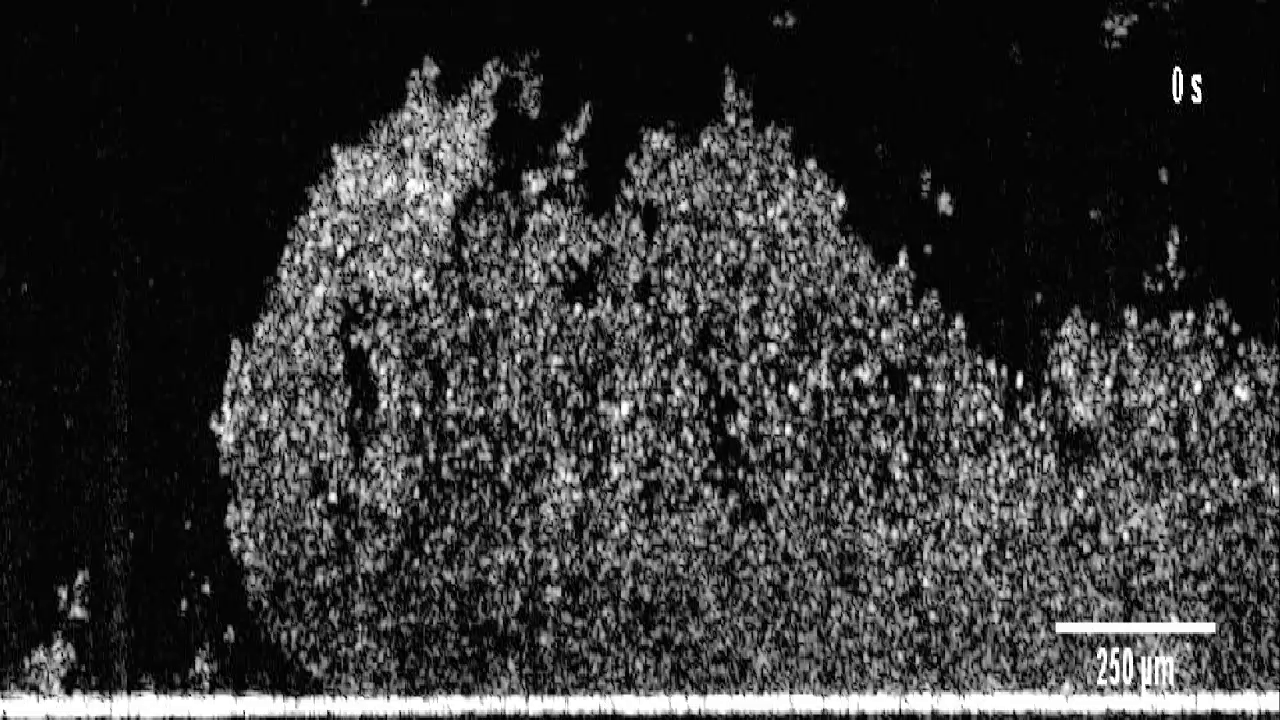
#> input picture frame 0 of examples/biofilms/benchmarks/blauert/biofilm_preprocessing/1-s2.0-S0043135418307000-mmc1.mp4, 1280 x 720 px
$ python extract_front_displacement_from_video.py
#> lines starting #> are read from the running program, lines starting #| are printed output that depends on the picture; after the words box and inside, x2 and y2 are one past the last pixel; in counts of white or black regions, pixels touching at a corner belong together
"""
Extract a simple experimental deformation timeseries from the Blauert et al. (2015)
supplementary video (mmc1).

We segment the biofilm (Otsu threshold + morphology), then track an upstream/front
position as a left-quantile of mask pixels. Pixel units are converted to micrometers
using the 250 um scale bar visible in the video frames.

Outputs
-------
* CSV timeseries: `t_s, frame, x_front_px, x_front_um, dx_front_um, ...`
* Initial polygon CSV (optional): simplified outer contour from frame 0 in millimeters.

This script is intended as a robust, reproducible extractor for model-vs-video
validation; it is not an exact replica of the ImageJ workflow described in the paper.
"""

from __future__ import annotations

import argparse
import math
from pathlib import Path

import cv2
import numpy as np


def _parse_float_list(s: str) -> list[float]:
    parts = [p.strip() for p in str(s).split(",") if p.strip()]
    return [float(p) for p in parts]


# [54 lines left out: functions _read_polygon_mm, _contour_roi_from_polygon_mm, _crop_mask_to_mm_roi, not called in this run]


def _detect_scale_bar_px(
    gray: np.ndarray,
    *,
    scale_bar_um: float,
    roi_y0_frac: float = 0.65,
    roi_x0_frac: float = 0.55,
    thresh: int = 240,
    max_h_px: int = 35,
) -> tuple[int, float]:
    """
    Detect the horizontal white scale bar and return (bar_width_px, px_size_um).

    Implementation notes
    --------------------
    The Blauert video renders the scale bar and a "250 µm" label in pure white.
    We use a bottom-right ROI with a high threshold to isolate overlays, then
    estimate the bar length via connected components with simple shape filters.
    This is robust for the mmc1 clip and avoids confusing the bright substrate
    band with the scale bar.
    """
    g = np.asarray(gray, dtype=np.uint8)
    h, w = g.shape
    y0 = int(max(0, min(h - 1, math.floor(float(roi_y0_frac) * float(h)))))
    x0 = int(max(0, min(w - 1, math.floor(float(roi_x0_frac) * float(w)))))
    roi = g[y0:h, x0:w]

    _, bw = cv2.threshold(roi, int(thresh), 255, cv2.THRESH_BINARY)
    bw = cv2.morphologyEx(bw, cv2.MORPH_CLOSE, np.ones((3, 3), np.uint8), iterations=2)

    best_w = 0
    # Primary: connected components in the ROI.
    try:
        n, _labels, stats, _ = cv2.connectedComponentsWithStats(bw, connectivity=8)
        for i in range(1, n):
            _x, y, wi, hi, area = stats[i]
            if int(area) < 200:
                continue
            # Reject tall blobs (label blocks / glare) and very bottom components
            # that often correspond to the bright substrate band.
            if int(hi) > int(max_h_px):
                continue
            if int(y) >= int(0.9 * float(bw.shape[0])):
                continue
            best_w = max(best_w, int(wi))
    except Exception:
        best_w = 0

    if best_w <= 0:
        raise RuntimeError("Failed to detect scale bar (no suitable component).")

    px_size_um = float(scale_bar_um) / float(best_w)
    return int(best_w), float(px_size_um)


def _detect_substrate_row(gray: np.ndarray, *, mean_thresh: float = 180.0, search_frac: float = 0.25) -> int:
    """
    Detect the bright horizontal substrate line near the bottom of the frame.

    Returns the **top** row index of the bright substrate band (so y=0 corresponds
    to the fluid-facing substrate surface, not the bottom of the bright line).
    """
    g = np.asarray(gray, dtype=np.uint8)
    h = int(g.shape[0])
    y_start = int(max(0, math.floor((1.0 - float(search_frac)) * float(h))))
    row_mean = g.mean(axis=1)
    y_bottom = None
    for y in range(h - 1, y_start - 1, -1):
        if float(row_mean[y]) >= float(mean_thresh):
            y_bottom = int(y)
            break
    if y_bottom is None:
        return int(h - 1)

    y_top = int(y_bottom)
    for y in range(y_bottom - 1, y_start - 1, -1):
        if float(row_mean[y]) >= float(mean_thresh):
            y_top = int(y)
        else:
            break
    return int(y_top)


def _overlay_rects_for_blauert_video(gray: np.ndarray, *, scale_bar_pad_px: int = 12) -> list[tuple[int, int, int, int]]:
    """
    Return rectangular regions that contain video overlays (scale bar + time label).

    These overlays are rendered as pure white pixels and can pollute Otsu
    thresholding / morphology by getting connected to the biofilm mask.
    """
    g = np.asarray(gray, dtype=np.uint8)
    h, w = g.shape

    rects: list[tuple[int, int, int, int]] = []

    # Time label is always in the top-right corner.
    rects.append((int(0.86 * w), 0, w, int(0.22 * h)))

    # Scale-bar region: start from a generous bottom-right ROI. We keep this simple
    # and robust (no fragile text parsing).
    rects.append((int(0.72 * w), int(0.78 * h), w, int(0.96 * h)))

    # Also include a tight rectangle around the detected scale bar line if present.
    try:
        roi_y0 = int(math.floor(0.65 * h))
        roi_x0 = int(math.floor(0.55 * w))
        roi = g[roi_y0:h, roi_x0:w]
        _, bw = cv2.threshold(roi, 240, 255, cv2.THRESH_BINARY)
        bw = cv2.morphologyEx(bw, cv2.MORPH_CLOSE, np.ones((3, 3), np.uint8), iterations=2)
        n, _labels, stats, _ = cv2.connectedComponentsWithStats(bw, connectivity=8)
        best = None
        best_w = 0
        for i in range(1, n):
            x, y, wi, hi, area = stats[i]
            if int(hi) > 35:
                continue
            if int(area) < 200:
                continue
            if int(wi) > int(best_w):
                best_w = int(wi)
                best = (int(x), int(y), int(wi), int(hi))
        if best is not None:
            x, y, wi, hi = best
            x0 = max(0, roi_x0 + x - int(scale_bar_pad_px))
            y0 = max(0, roi_y0 + y - int(scale_bar_pad_px))
            x1 = min(w, roi_x0 + x + wi + int(scale_bar_pad_px))
            # Extend downwards to include the "250 µm" label under the bar.
            y1 = min(h, roi_y0 + y + hi + int(scale_bar_pad_px) + 60)
            rects.append((int(x0), int(y0), int(x1), int(y1)))
    except Exception:
        pass

    # Clip + de-duplicate.
    uniq: set[tuple[int, int, int, int]] = set()
    for x0, y0, x1, y1 in rects:
        x0 = max(0, min(int(w), int(x0)))
        x1 = max(0, min(int(w), int(x1)))
        y0 = max(0, min(int(h), int(y0)))
        y1 = max(0, min(int(h), int(y1)))
        if x1 <= x0 or y1 <= y0:
            continue
        uniq.add((x0, y0, x1, y1))
    return sorted(list(uniq))


def _fill_holes_u8(mask_u8: np.ndarray) -> np.ndarray:
    """Fill holes in a binary mask (0/255) using flood fill from the border."""
    m = (np.asarray(mask_u8, dtype=np.uint8) > 0).astype(np.uint8) * 255
    h, w = m.shape

    seed = None
    for (sx, sy) in ((0, 0), (w - 1, 0), (0, h - 1), (w - 1, h - 1)):
        if m[int(sy), int(sx)] == 0:
            seed = (int(sx), int(sy))
            break
    if seed is None:
        return m

    flood = m.copy()
    flood_mask = np.zeros((h + 2, w + 2), dtype=np.uint8)
    cv2.floodFill(flood, flood_mask, seedPoint=seed, newVal=255)
    flood_inv = cv2.bitwise_not(flood)
    return cv2.bitwise_or(m, flood_inv)


def _largest_component_u8(mask_u8: np.ndarray, *, min_area: int) -> np.ndarray:
    """Keep only the largest connected component (as 0/255 uint8). Returns empty mask if none."""
    m = (np.asarray(mask_u8, dtype=np.uint8) > 0).astype(np.uint8)
    n, labels, stats, _ = cv2.connectedComponentsWithStats(m, connectivity=8)
    if n <= 1:
        return np.zeros_like(mask_u8, dtype=np.uint8)

    areas = stats[1:, cv2.CC_STAT_AREA].astype(int)
    idx = 1 + int(np.argmax(areas))
    if int(stats[idx, cv2.CC_STAT_AREA]) < int(min_area):
        return np.zeros_like(mask_u8, dtype=np.uint8)
    return (labels == idx).astype(np.uint8) * 255


def _segment_biofilm(
    frame_bgr: np.ndarray,
    *,
    bottom_trim_px: int,
    blur_sigma: float,
    close_radius_px: int,
    close_iters: int,
    fill_holes: bool,
    min_area_px: int,
    y_base_override: int | None = None,
    fixed_threshold: float | None = None,
    overlay_rects: list[tuple[int, int, int, int]] | None = None,
    overlay_thresh: int = 240,
) -> tuple[np.ndarray, int]:
    """
    Segment the biofilm in a frame.

    Returns (mask_u8, y_base) where mask_u8 is 0/255 and y_base is the substrate-line row.
    """
    img = np.asarray(frame_bgr, dtype=np.uint8)
    gray = cv2.cvtColor(img, cv2.COLOR_BGR2GRAY)

    overlay_mask = None
    if overlay_rects:
        # Mark overlay pixels in the *original* grayscale (before blur). We will
        # remove them from the binary mask after thresholding so blur does not
        # smear overlay intensity into the biomass mask.
        overlay_mask = np.zeros_like(gray, dtype=bool)
        for x0, y0, x1, y1 in overlay_rects:
            x0 = max(0, min(int(gray.shape[1]), int(x0)))
            x1 = max(0, min(int(gray.shape[1]), int(x1)))
            y0 = max(0, min(int(gray.shape[0]), int(y0)))
            y1 = max(0, min(int(gray.shape[0]), int(y1)))
            if x1 <= x0 or y1 <= y0:
                continue
            overlay_mask[y0:y1, x0:x1] |= (gray[y0:y1, x0:x1] >= int(overlay_thresh))

    y_base = int(y_base_override) if y_base_override is not None else _detect_substrate_row(gray)
    y_cut = max(1, int(y_base) - int(max(0, bottom_trim_px)))
    work = gray[:y_cut, :]

    if float(blur_sigma) > 0.0:
        work = cv2.GaussianBlur(work, (0, 0), sigmaX=float(blur_sigma), sigmaY=float(blur_sigma))

    if fixed_threshold is None:
        _thr, bw = cv2.threshold(work, 0, 255, cv2.THRESH_BINARY + cv2.THRESH_OTSU)
    else:
        _thr = float(fixed_threshold)
        _, bw = cv2.threshold(work, _thr, 255, cv2.THRESH_BINARY)

    if overlay_mask is not None:
        bw[np.asarray(overlay_mask[:y_cut, :], dtype=bool)] = 0

    if int(close_radius_px) > 0 and int(close_iters) > 0:
        k = 2 * int(close_radius_px) + 1
        kernel = cv2.getStructuringElement(cv2.MORPH_ELLIPSE, (k, k))
        bw = cv2.morphologyEx(bw, cv2.MORPH_CLOSE, kernel, iterations=int(close_iters))

    if bool(fill_holes):
        bw = _fill_holes_u8(bw)
    # Ensure overlays do not re-enter the mask via morphology/hole-filling.
    if overlay_mask is not None:
        bw[np.asarray(overlay_mask[:y_cut, :], dtype=bool)] = 0
    bw = _largest_component_u8(bw, min_area=int(min_area_px))
    return bw, int(y_base)


def _front_x_from_mask(
    mask_u8: np.ndarray,
    *,
    q: float,
    y_band: tuple[int, int] | None = None,
) -> float | None:
    m = np.asarray(mask_u8, dtype=np.uint8)
    if y_band is not None:
        y0, y1 = int(y_band[0]), int(y_band[1])
        y0 = max(0, y0)
        y1 = min(int(m.shape[0]), y1)
        if y1 <= y0:
            return None
        m = m[y0:y1, :]

    _ys, xs = np.nonzero(m > 0)
    if xs.size == 0:
        return None
    return float(np.quantile(xs.astype(float), float(q)))


# [114 lines left out: functions _front_x_from_row_runs, _contour_polygon_mm, _polygon_from_matlab_preprocessing, not called in this run]


def _contour_pts_xy(mask_u8: np.ndarray) -> np.ndarray | None:
    m = (np.asarray(mask_u8, dtype=np.uint8) > 0).astype(np.uint8) * 255
    contours, _ = cv2.findContours(m, cv2.RETR_EXTERNAL, cv2.CHAIN_APPROX_NONE)
    if not contours:
        return None
    cont = max(contours, key=cv2.contourArea)
    if cont.size == 0:
        return None
    return cont.reshape(-1, 2).astype(float)  # (x,y)


# [14 lines left out: function _front_x_from_contour_pts, not called in this run]


def main() -> None:
    ap = argparse.ArgumentParser(description=__doc__)
    ap.add_argument(
        "--video",
        type=str,
        default="examples/biofilms/benchmarks/blauert/biofilm_preprocessing/1-s2.0-S0043135418307000-mmc1.mp4",
        help="Path to the supplementary video.",
    )
    ap.add_argument("--scale-bar-um", type=float, default=250.0, help="Scale bar length [um].")
    ap.add_argument("--stride", type=int, default=1, help="Frame stride (1=every frame).")
    ap.add_argument("--t-max", type=float, default=float("nan"), help="Optional cutoff time [s].")
    ap.add_argument("--front-quantile", type=float, default=0.005, help="Quantile used for x_front (robust vs noise).")
    ap.add_argument(
        "--y-levels-um",
        type=str,
        default="",
        help="Comma-separated y-levels [um] for additional x_front(y) tracking.",
    )
    ap.add_argument("--y-band-px", type=int, default=4, help="Half-band [px] around each y-level.")

    # Segmentation knobs
    ap.add_argument(
        "--threshold",
        type=str,
        default="per_frame",
        choices=("frame0", "per_frame"),
        help="Thresholding mode: Otsu per-frame (matches paper) or fixed from frame 0.",
    )
    ap.add_argument("--bottom-trim-px", type=int, default=6, help="Pixels trimmed above substrate line before segmentation.")
    ap.add_argument("--blur-sigma", type=float, default=2.0, help="Gaussian blur sigma for segmentation (0 disables).")
    ap.add_argument(
        "--close-radius-px",
        type=int,
        default=7,
        help=(
            "Morphological closing radius [px]. For --front-method contour this should be large enough to "
            "bridge pores; for pixel-based methods a smaller value may be preferable."
        ),
    )
    ap.add_argument("--close-iters", type=int, default=1, help="Morphological closing iterations (tracking).")
    ap.add_argument("--fill-holes", action=argparse.BooleanOptionalAction, default=False, help="Fill holes in mask (tracking).")
    ap.add_argument("--min-area-px", type=int, default=5000, help="Min area for the kept connected component (tracking).")
    ap.add_argument(
        "--area-min-frac",
        type=float,
        default=0.3,
        help="Reject frames where segmented area < area_min_frac * area0 (guards against video glitches/cuts).",
    )
    ap.add_argument(
        "--area-max-frac",
        type=float,
        default=3.0,
        help="Reject frames where segmented area > area_max_frac * area0 (guards against over-segmentation).",
    )
    ap.add_argument(
        "--front-method",
        type=str,
        default="contour",
        choices=("pixel_quantile", "row_runs", "contour"),
        help="How to extract x_front inside a y-band.",
    )
    ap.add_argument(
        "--front-min-run-px",
        type=int,
        default=12,
        help="Min contiguous run length [px] for --front-method row_runs.",
    )
    ap.add_argument(
        "--front-row-quantile",
        type=float,
        default=0.5,
        help="Quantile over per-row front estimates (row_runs). 0.5=median.",
    )
    ap.add_argument(
        "--front-contour-quantile",
        type=float,
        default=0.0,
        help="Quantile over contour points selected by y-band (contour). 0=min, 0.5=median.",
    )

    # Outputs
    ap.add_argument(
        "--out-csv",
        type=str,
        default="examples/biofilms/benchmarks/blauert/exp_front_displacement_from_video.csv",
        help="Output CSV path.",
    )
    ap.add_argument(
        "--out-polygon",
        type=str,
        default="examples/biofilms/benchmarks/blauert/exp_frame0_polygon_mm.csv",
        help="Output polygon CSV path (frame 0 segmentation).",
    )
    ap.add_argument("--write-polygon", action=argparse.BooleanOptionalAction, default=True)
    ap.add_argument(
        "--polygon-source",
        type=str,
        default="matlab_preprocessing",
        choices=("frame0_mask", "matlab_preprocessing"),
        help="How to produce --out-polygon: contour from frame0 segmentation, or from Matlab preprocessing (recommended).",
    )
    ap.add_argument(
        "--matlab-biofilm-txt",
        type=str,
        default="examples/biofilms/benchmarks/blauert/biofilm_preprocessing/biofilm.txt",
        help="Path to Matlab-preprocessed biofilm contour (used with --polygon-source matlab_preprocessing).",
    )
    ap.add_argument("--matlab-L-um", type=float, default=2000.0, help="Reference image length L [um] in data_processing.m.")
    ap.add_argument("--matlab-shift-um", type=float, default=0.0, help="Optional x-shift applied when mapping Matlab contour [um].")
    ap.add_argument("--poly-simplify-eps-px", type=float, default=2.0, help="Polygon simplification epsilon [px].")

    args = ap.parse_args()

    video_path = Path(str(args.video))
    if not video_path.exists():
        raise FileNotFoundError(str(video_path))

    cap = cv2.VideoCapture(str(video_path))
    if not cap.isOpened():
        raise RuntimeError(f"Failed to open video: {str(video_path)}")

    try:
        fps = float(cap.get(cv2.CAP_PROP_FPS) or 0.0)
        if not (fps > 0.0):
            fps = 30.0
        n_frames = int(cap.get(cv2.CAP_PROP_FRAME_COUNT) or 0)

        cap.set(cv2.CAP_PROP_POS_FRAMES, 0)
        ok, frame0 = cap.read()
#> frame0 is the input picture: shape (720, 1280, 3); min 0, max 255, mean 52.9
        if not ok or frame0 is None:
            raise RuntimeError("Failed to read frame 0.")

        gray0 = cv2.cvtColor(frame0, cv2.COLOR_BGR2GRAY)
        bar_px, px_size_um = _detect_scale_bar_px(gray0, scale_bar_um=float(args.scale_bar_um))
#> in _detect_scale_bar_px, `roi = g[y0:h, x0:w]`:
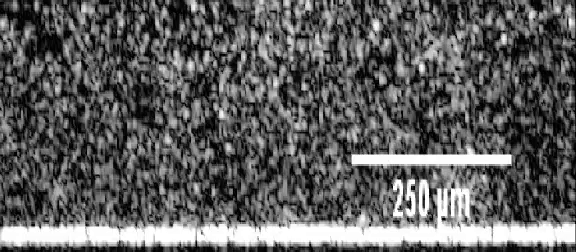
#> roi: shape (252, 576); min 0, max 255, mean 95
#> in _detect_scale_bar_px, `_, bw = cv2.threshold(roi, int(thresh), 255, cv2.THRESH_BINARY)`:
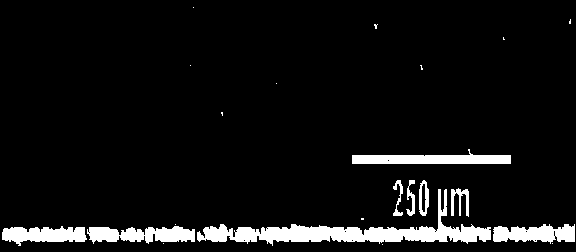
#> bw: shape (252, 576); 6.9% white; 22 white regions (13 under 20 px), largest, box (x1, y1, x2, y2) and area: (197, 189, 491, 246) 4162, (352, 149, 511, 164) 1440, (87, 226, 195, 244) 1332
#> in _detect_scale_bar_px, `bw = cv2.morphologyEx(bw, cv2.MORPH_CLOSE, np.ones((3, 3), np.uint8), ..`:
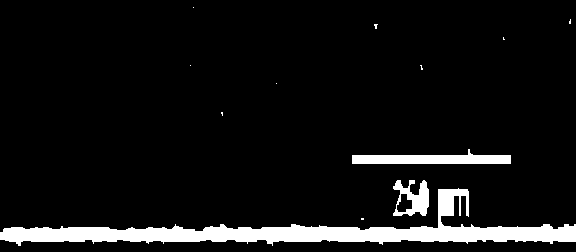
#> bw: shape (252, 576); 7.7% white; 12 white regions (9 under 20 px), largest, box (x1, y1, x2, y2) and area: (0, 188, 576, 246) 8919, (352, 149, 511, 164) 1447, (393, 180, 429, 216) 738
#> in _detect_scale_bar_px, `n, _labels, stats, _ = cv2.connectedComponentsWithStats(bw, connectivi..`:
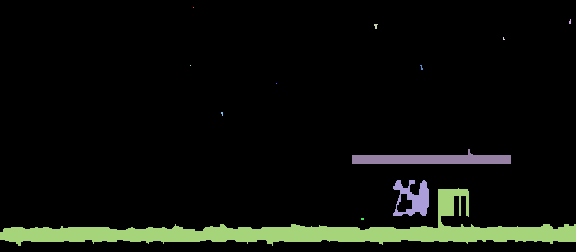
#> _labels: shape (252, 576) int32; 13 distinct labels, from 0 to 12; one colour per label, 0 black
#> in _detect_scale_bar_px, `n, _labels, stats, _ = cv2.connectedComponentsWithStats(bw, connectivi..`: n = 13; stats = 13 rows, first 6: [0, 0, 576, 252, 134000], [193, 7, 1, 1, 1], [569, 19, 2, 5, 8], [374, 24, 4, 5, 13], [503, 37, 2, 3, 4], [190, 65, 1, 1, 1]
#> the loop in _detect_scale_bar_px, `for i in range(1, n):` made 12 passes
#> (y, wi, hi, area) on passes 10 to 11: (180, 36, 36, 738), (188, 576, 58, 8919)
#> in _detect_scale_bar_px, `px_size_um = float(scale_bar_um) / float(best_w)`: px_size_um = 1.57
#> bar_px = 159; px_size_um = 1.57
        overlay_rects = _overlay_rects_for_blauert_video(gray0)
#> in _overlay_rects_for_blauert_video, `n, _labels, stats, _ = cv2.connectedComponentsWithStats(bw, connectivi..`: n = 13
#> the loop in _overlay_rects_for_blauert_video, `for i in range(1, n):` made 12 passes
#> (x, y, wi, hi, area, best_w) on pass 9: (352, 149, 159, 15, 1447, 159)
#> after the loop in _overlay_rects_for_blauert_video, `for i in range(1, n):`: best_w = 159
#> in _overlay_rects_for_blauert_video, `x, y, wi, hi = best`: x = 352; y = 149; wi = 159; hi = 15
#> in _overlay_rects_for_blauert_video, `x0 = max(0, roi_x0 + x - int(scale_bar_pad_px))`: x0 = 1044
#> in _overlay_rects_for_blauert_video, `y0 = max(0, roi_y0 + y - int(scale_bar_pad_px))`: y0 = 605
#> in _overlay_rects_for_blauert_video, `x1 = min(w, roi_x0 + x + wi + int(scale_bar_pad_px))`: x1 = 1227
#> in _overlay_rects_for_blauert_video, `y1 = min(h, roi_y0 + y + hi + int(scale_bar_pad_px) + 60)`: y1 = 704
#> the loop in _overlay_rects_for_blauert_video, `for x0, y0, x1, y1 in rects:` made 3 passes
#> (x0, y0, x1, y1) on passes 1 to 3: (1100, 0, 1280, 158), (921, 561, 1280, 691), (1044, 605, 1227, 704)
#> after the loop in _overlay_rects_for_blauert_video, `for x0, y0, x1, y1 in rects:`: uniq = 3 items
#> overlay_rects = [(921, 561, 1280, 691), (1044, 605, 1227, 704), (1100, 0, 1280, 158)]
        y_base0 = _detect_substrate_row(gray0)
#> in _detect_substrate_row, `row_mean = g.mean(axis=1)`: row_mean = 720 values, max 251.6 at index 705, min 5.34 at index 38, mean 52.86
#> y_base0 = 695
        # Optional: fixed Otsu threshold from frame 0.
        y_cut0 = max(1, int(y_base0) - int(max(0, int(args.bottom_trim_px))))
#> y_cut0 = 689
        work0 = gray0[:y_cut0, :]
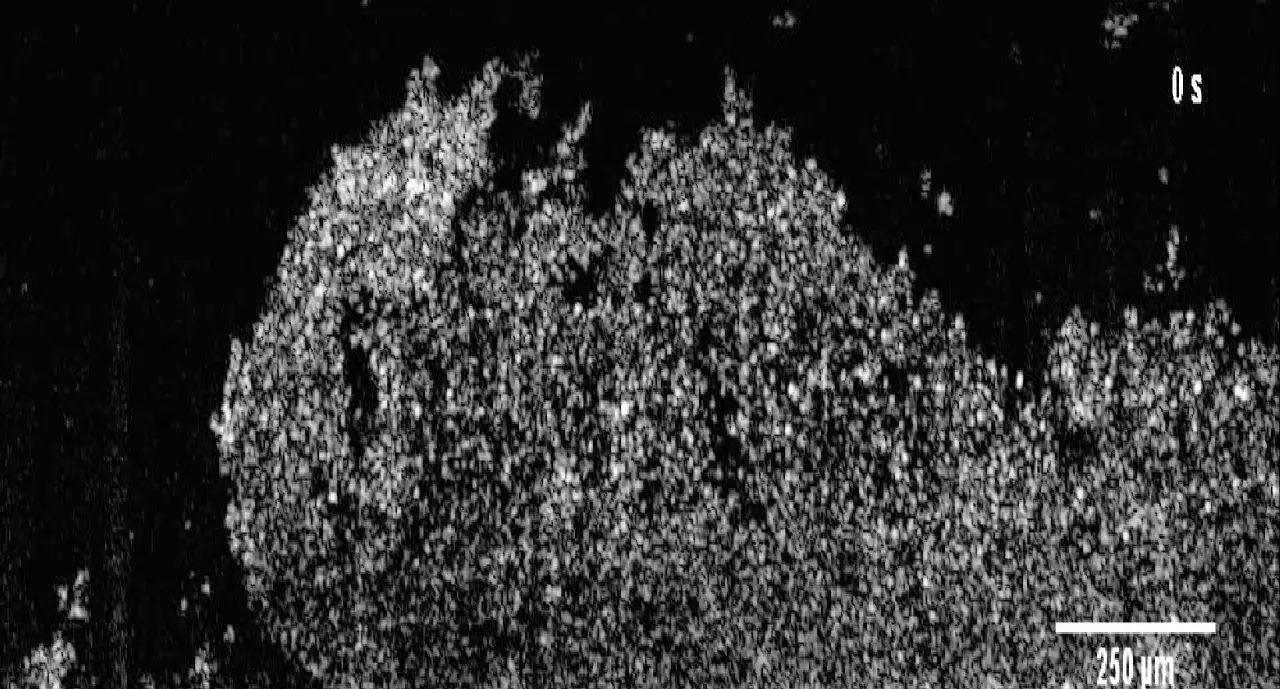
#> work0: shape (689, 1280); min 0, max 255, mean 47.2
        if float(args.blur_sigma) > 0.0:
            work0 = cv2.GaussianBlur(work0, (0, 0), sigmaX=float(args.blur_sigma), sigmaY=float(args.blur_sigma))
        fixed_thr0, _ = cv2.threshold(work0, 0, 255, cv2.THRESH_BINARY + cv2.THRESH_OTSU)
#> fixed_thr0 = 58
#> (the rest of the program and of its run is left out)
